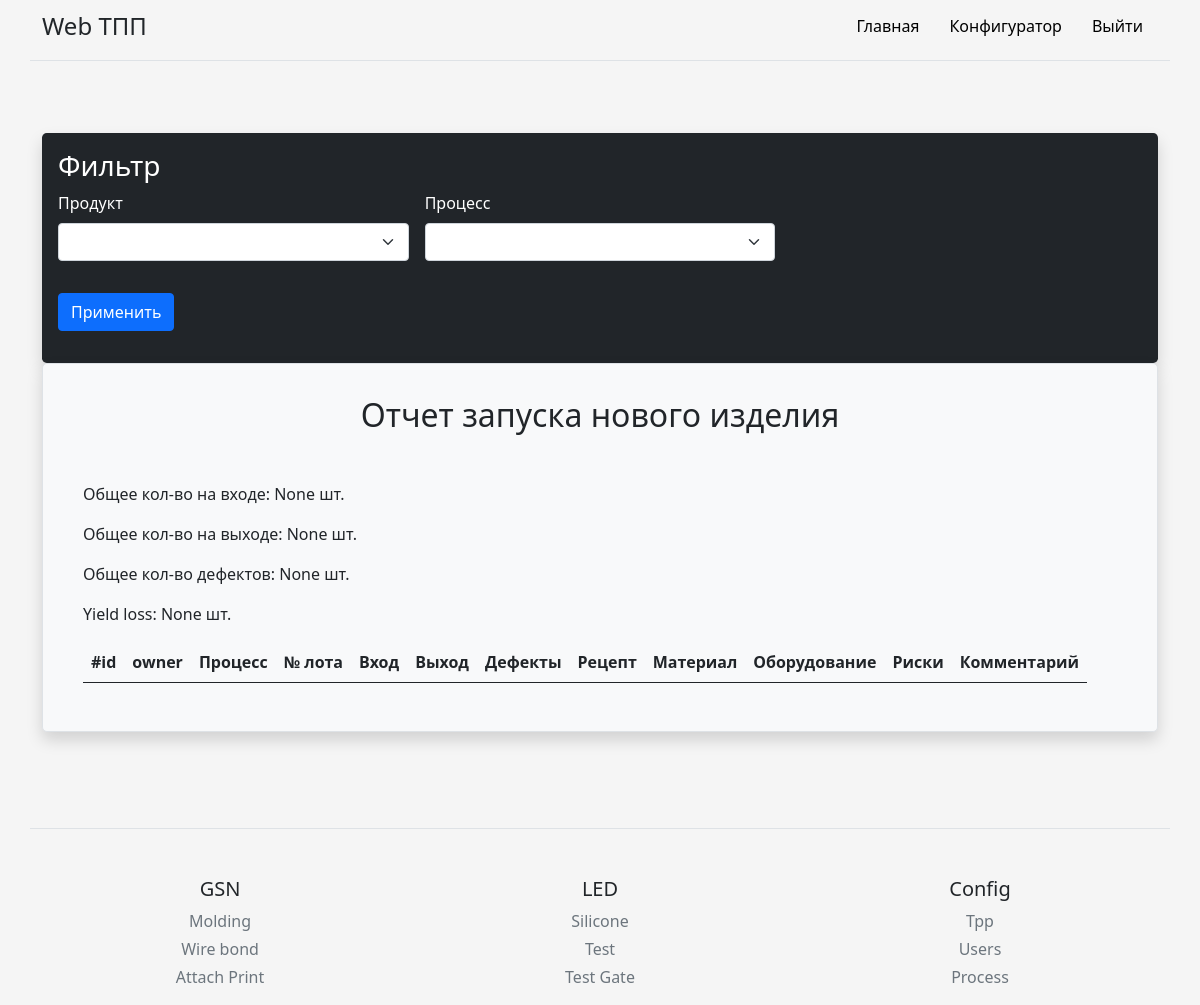
Screenshot of /main (signed in) with the database file from the repository.
### models.py (models this page shows, shortened)
class Process(db.Model):
    id = db.Column(db.Integer, primary_key=True)
    process = db.Column(db.Text, nullable=False)
    branch = db.Column(db.Text, nullable=False)

### routes.py (the view, shortened to what this page needs)
@app_routes.route('/main', methods=["POST", "GET"])
@login_required
def index():
    from main import db
    from models import Tpp, Tpp_config, Process, User, Materials, Equipment, Tool
    data_product = db.session.query(Tpp_config).filter_by(status="Открыт", del_status=True).all()
    data_process = db.session.query(Tpp, Process).select_from(Tpp).join(Process).group_by(Tpp.process_id).all()
    branch_footer = db.session.query(Process).group_by(Process.branch).all()
    process_footer = db.session.query(Process).all()
    prod_name = ""
    result_table = []
    sum_qty = [None, None]
    return render_template('index.html', result_table=result_table, sum_qty=sum_qty, data_product=data_product, data_process=data_process, branch_footer=branch_footer, process_footer=process_footer, prod_name=prod_name)

### main.py (called while the page is built)
@login_manager.user_loader
def load_user(id):
    from models import User
    return User.query.get(int(id))

### templates/index.html (shortened to what this page needs)
{% extends 'base.html' %}
{% block body %}
<div class="container py-5">
    <div class="row align-items-md-stretch">
        <form class="col-md-12" method="post">
            <div class="h-100 p-3 text-white bg-dark rounded-3 shadow" >
                <h3>Фильтр</h3>
                <div class="row g-3">
                    <div class="col-sm-4">
                        <label for="list_product" class="form-label">Продукт</label>
                        <select class="form-select" name="list_product" id="list_product" required>
                            <option></option>
                            {% for i in data_product %}
                            <option>{{i.prod_sum}}</option>
                            {% endfor %}
                        </select>
                    </div>
                    <div class="col-sm-4">
                        <label for="list_process" class="form-label">Процесс</label>
                        <select class="form-select" name="list_process" id="list_process">
                            <option></option>
                            {% for tpp, process in data_process %}
                            <option>{{process.process}}</option>
                            {% endfor %}
                        </select>
                    </div>
                    <div class="py-3">
                        <button class="btn btn-m btn-primary btn-block" type="submit"> Применить </button>
                    </div>
                </div>
            </div>
        </form>
        <div class="col-md-12">
            <div class="h-100 p-3 bg-light border rounded-3 shadow">
                <div class="container-fluid py-3">
                    <h2 class="text-center">Отчет запуска нового изделия</h2>
                    <h4 class="text-center py-4m">{{prod_name}}</h4>
                        <p>Общее кол-во на входе: {{sum_qty[0]}} шт.</p>
                        <p>Общее кол-во на выходе: {{sum_qty[1]}} шт. </p>
                        {% if sum_qty[0] == None %}
                        <p>Общее кол-во дефектов: None шт.</p>
                        {% else %}
                        <p>Общее кол-во дефектов: {{sum_qty[0]-sum_qty[1]}} шт.</p>
                        {% endif %}
                        {% if sum_qty[0] == None %}
                        <p>Yield loss: None шт.</p>
                        {% else %}
                        <p>Yield loss: {{'%.2f' %((sum_qty[0]-sum_qty[1])/sum_qty[0]*100)}} %.</p>
                        {% endif %}
                        <table class="table table-hover">
                            <thead>
                                <tr>
                                <th scope="col">#id</th>
                                <th scope="col">owner</th>
                                <th scope="col">Процесс</th>
                                <th scope="col">№ лота</th>
                                <th scope="col">Вход</th>
                                <th scope="col">Выход</th>
                                <th scope="col">Дефекты</th>
                                <th scope="col">Рецепт</th>
                                <th scope="col">Материал</th>
                                <th scope="col">Оборудование</th>
                                <th scope="col">Риски</th>
                                <th scope="col">Комментарий</th>
                                </tr>
                            </thead>
                        </table>
                    </div>
                </div>
            </div>
        </div>
    </div>
{% endblock %}

### templates/base.html (shortened to what this page needs)
<!DOCTYPE html>
<html lang="en">
  <head>
    <link rel="stylesheet" href="https://cdn.jsdelivr.net/npm/bootstrap@5.1.0/dist/css/bootstrap.min.css">
    <link rel="stylesheet" href="{{ url_for('static', filename='css/main.css') }}">
  </head>
<body>
  <div class="py-2 container d-flex flex-column flex-md-row align-items-center pb-3 mb-4 border-bottom">
      <span class="fs-4">Web ТПП</span>
      <nav class="d-inline-flex mt-2 mt-md-0 ms-md-auto">
        <a class="nav__link" href="/">Главная</a>
        <a class="nav__link" href="/config_tpp">Конфигуратор</a>
        {% if current_user.is_anonymous %}
        <a class="nav__link" href="/login">Войти</a>
        {% else %}
        <a class="nav__link" href="/logout">Выйти</a>
        {% endif %}
      </nav>
    </div>
{% block body %}{% endblock %}
</body>
<footer class="container pt-4 my-md-5 pt-md-5 border-top">
    <div class="text-center row">
        {% for item in branch_footer %}
        <div class="col-6 col-md">
            <h5>{{item.branch}}</h5>
            <ul class="list-unstyled text-small">
                {% for i in process_footer %}
                {% if i.branch == item.branch %}
                <li class="mb-1"><a class="link-secondary text-decoration-none" href="/{{i.process}}">{{i.process}}</a></li>
                {% endif%}
                {% endfor %}
            </ul>
        </div>
        {% endfor %}
      <div class="col-6 col-md">
        <h5>Config</h5>
        <ul class="list-unstyled text-small">
          <li class="mb-1"><a class="link-secondary text-decoration-none" href="{{ url_for('.config_tpp') }}">Tpp</a></li>
          <li class="mb-1"><a class="link-secondary text-decoration-none" href="{{ url_for('.config_user') }}">Users</a></li>
          <li class="mb-1"><a class="link-secondary text-decoration-none" href="{{ url_for('.add_process') }}">Process</a></li>
        </ul>
      </div>
    </div>
</footer>
</html>

### static/css/main.css (style rules this page uses)
html, body { height: 100%; background-color: #f5f5f5; }
.td, a { text-decoration: none; text-align: center; color: black; }
.shadow { background: #ffcc00; box-shadow: 0 0 10px rgba(0,0,0,0.5); padding: 10px; }
.table { display: block; border-collapse: collapse; width: 100%; overflow: auto; }
th, td { text-align: center; padding: 8px; }
.py-4m { padding-top: 1.5rem!important; padding-bottom: 0.5rem!important; }
.nav__link { display: inline-block; vertical-align: top; margin: 0 15px; position: relative; color: rgb(0, 0, 0); text-decoration: none; transition: color .1s linear; }
.nav__link:after { content: ""; display: block; width: 100%; height: 3px; opacity: 0; background-color: #656872; position: absolute; top: 100%; left: 0; z-index: 1; transition: opacity .1s linear; }

### rows the page displays
Process: branch "GSN", process "Molding"
Process: process "Wire bond"
Process: process "Attach Print"
Process: branch "LED", process "Silicone"
Process: process "Test"
Process: process "Test Gate"

### other values shown
{{ sum_qty[0] }} "None"
{{ sum_qty[1] }} "None"
